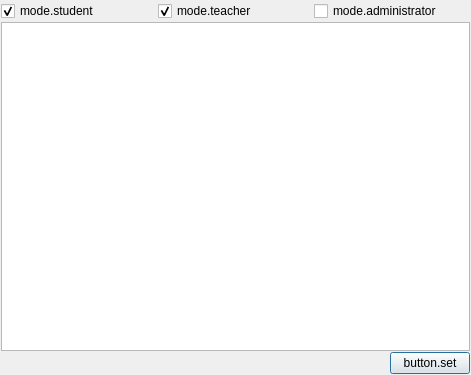
<?xml version="1.0" encoding="UTF-8"?>
<ui version="4.0">
 <class>ChannelModeDialog</class>
 <widget class="QDialog" name="ChannelModeDialog">
  <property name="geometry">
   <rect>
    <x>0</x>
    <y>0</y>
    <width>471</width>
    <height>375</height>
   </rect>
  </property>
  <property name="windowTitle">
   <string>title.changeChannelMode</string>
  </property>
  <layout class="QVBoxLayout" name="verticalLayout">
   <property name="spacing">
    <number>1</number>
   </property>
   <property name="leftMargin">
    <number>1</number>
   </property>
   <property name="topMargin">
    <number>1</number>
   </property>
   <property name="rightMargin">
    <number>1</number>
   </property>
   <property name="bottomMargin">
    <number>1</number>
   </property>
   <item>
    <layout class="QHBoxLayout" name="horizontalLayout">
     <item>
      <widget class="QCheckBox" name="checkBoxStudent">
       <property name="text">
        <string>mode.student</string>
       </property>
       <property name="checked">
        <bool>true</bool>
       </property>
      </widget>
     </item>
     <item>
      <widget class="QCheckBox" name="checkBoxTeacher">
       <property name="text">
        <string>mode.teacher</string>
       </property>
       <property name="checked">
        <bool>true</bool>
       </property>
      </widget>
     </item>
     <item>
      <widget class="QCheckBox" name="checkBoxAdministrator">
       <property name="text">
        <string>mode.administrator</string>
       </property>
      </widget>
     </item>
    </layout>
   </item>
   <item>
    <widget class="QListView" name="listView">
     <property name="editTriggers">
      <set>QAbstractItemView::NoEditTriggers</set>
     </property>
    </widget>
   </item>
   <item>
    <layout class="QHBoxLayout" name="horizontalLayout_2">
     <item>
      <spacer name="horizontalSpacer">
       <property name="orientation">
        <enum>Qt::Horizontal</enum>
       </property>
       <property name="sizeHint" stdset="0">
        <size>
         <width>40</width>
         <height>20</height>
        </size>
       </property>
      </spacer>
     </item>
     <item>
      <widget class="QPushButton" name="pushButtonSet">
       <property name="text">
        <string>button.set</string>
       </property>
      </widget>
     </item>
    </layout>
   </item>
  </layout>
 </widget>
 <resources/>
 <connections/>
</ui>
